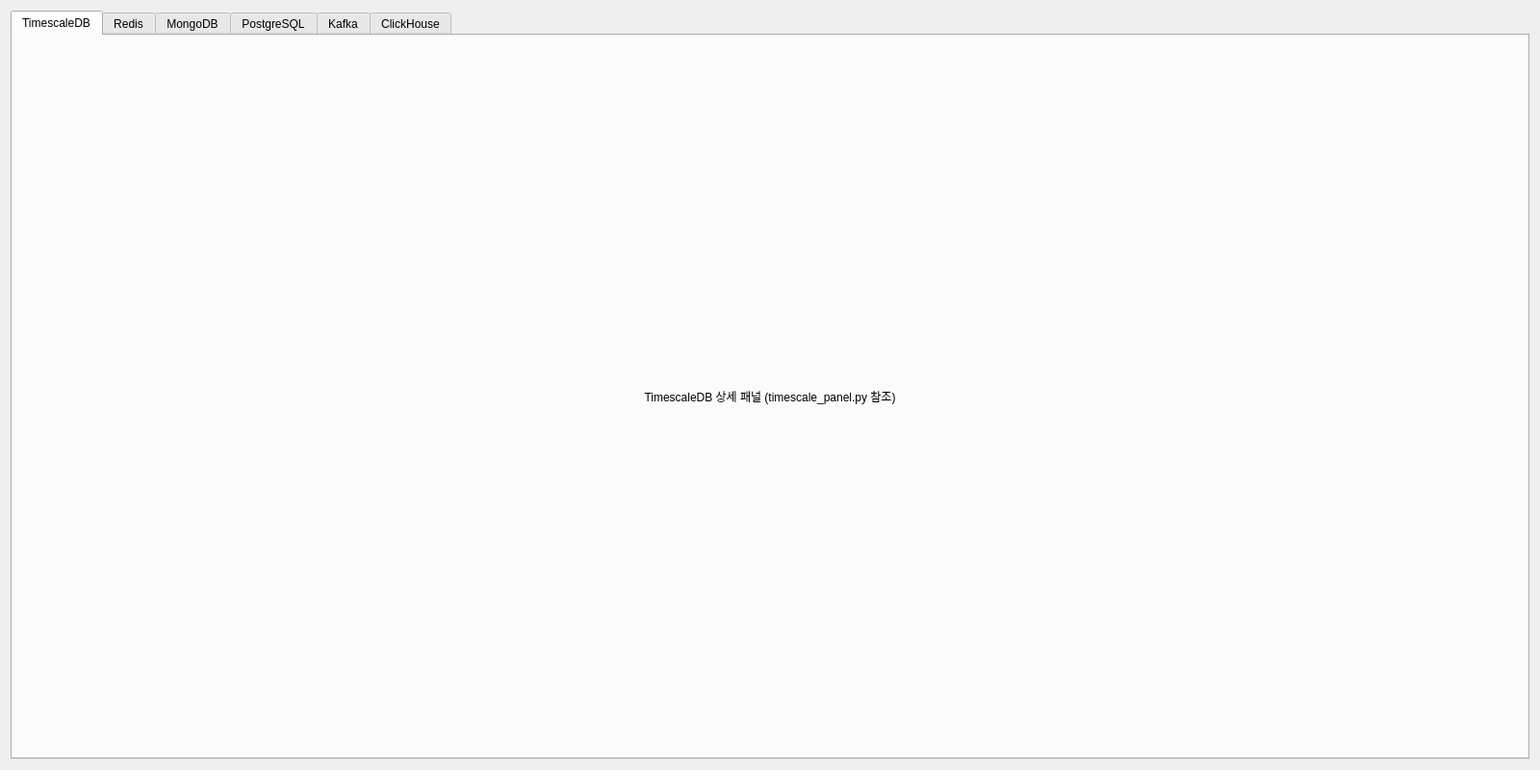
<?xml version="1.0" encoding="UTF-8"?>
<ui version="4.0">
 <class>BackfillTab</class>
 <widget class="QWidget" name="BackfillTab">
  <property name="geometry">
   <rect>
    <x>0</x>
    <y>0</y>
    <width>1600</width>
    <height>800</height>
   </rect>
  </property>
  <layout class="QVBoxLayout" name="vLayout_databases">
   <item>
    <widget class="QTabWidget" name="tabWidget_db_detail">
     <property name="currentIndex">
      <number>0</number>
     </property>
     <widget class="QWidget" name="tab_db_timescale">
      <attribute name="title">
       <string>TimescaleDB</string>
      </attribute>
      <layout class="QVBoxLayout" name="vLayout_db_timescale">
       <item>
        <widget class="QLabel" name="label_db_timescale_placeholder">
         <property name="text">
          <string>TimescaleDB 상세 패널 (timescale_panel.py 참조)</string>
         </property>
         <property name="alignment">
          <set>Qt::AlignCenter</set>
         </property>
        </widget>
       </item>
      </layout>
     </widget>
     <widget class="QWidget" name="tab_db_redis">
      <attribute name="title">
       <string>Redis</string>
      </attribute>
      <layout class="QVBoxLayout" name="vLayout_db_redis">
       <item>
        <widget class="QLabel" name="label_db_redis_placeholder">
         <property name="text">
          <string>Redis 상세 패널 (redis_panel.py 참조)</string>
         </property>
         <property name="alignment">
          <set>Qt::AlignCenter</set>
         </property>
        </widget>
       </item>
      </layout>
     </widget>
     <widget class="QWidget" name="tab_db_mongodb">
      <attribute name="title">
       <string>MongoDB</string>
      </attribute>
      <layout class="QVBoxLayout" name="vLayout_db_mongodb">
       <item>
        <widget class="QLabel" name="label_db_mongodb_placeholder">
         <property name="text">
          <string>MongoDB 상세 패널 (mongodb_panel.py 참조)</string>
         </property>
         <property name="alignment">
          <set>Qt::AlignCenter</set>
         </property>
        </widget>
       </item>
      </layout>
     </widget>
     <widget class="QWidget" name="tab_db_postgres">
      <attribute name="title">
       <string>PostgreSQL</string>
      </attribute>
      <layout class="QVBoxLayout" name="vLayout_db_postgres">
       <item>
        <widget class="QLabel" name="label_db_postgres_placeholder">
         <property name="text">
          <string>PostgreSQL 상세 패널 (postgres_panel.py 참조)</string>
         </property>
         <property name="alignment">
          <set>Qt::AlignCenter</set>
         </property>
        </widget>
       </item>
      </layout>
     </widget>
     <widget class="QWidget" name="tab_db_kafka">
      <attribute name="title">
       <string>Kafka</string>
      </attribute>
      <layout class="QVBoxLayout" name="vLayout_db_kafka">
       <item>
        <widget class="QLabel" name="label_db_kafka_placeholder">
         <property name="text">
          <string>Kafka 상세 패널 (kafka_panel.py 참조)</string>
         </property>
         <property name="alignment">
          <set>Qt::AlignCenter</set>
         </property>
        </widget>
       </item>
      </layout>
     </widget>
     <widget class="QWidget" name="tab_db_clickhouse">
      <attribute name="title">
       <string>ClickHouse</string>
      </attribute>
      <layout class="QVBoxLayout" name="vLayout_db_clickhouse">
       <item>
        <widget class="QLabel" name="label_db_clickhouse_placeholder">
         <property name="text">
          <string>ClickHouse 상세 패널 (clickhouse_panel.py 참조)</string>
         </property>
         <property name="alignment">
          <set>Qt::AlignCenter</set>
         </property>
        </widget>
       </item>
      </layout>
     </widget>
    </widget>
   </item>
  </layout>
 </widget>
 <resources/>
 <connections/>
</ui>
